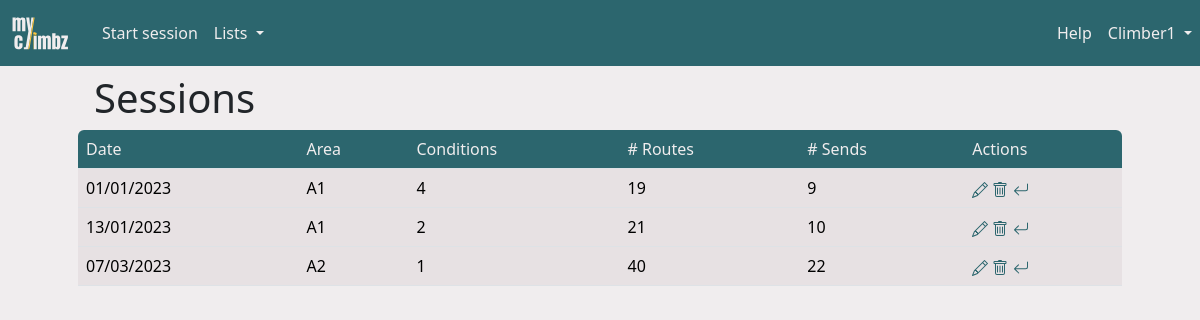
Screenshot of /sessions (signed in) with the database file from the repository.
### myclimbz/models/climber.py (models this page shows, shortened)
class Climber(db.Model, UserMixin):
    id = db.Column(db.Integer, primary_key=True)
    role = db.Column(db.Integer, nullable=False, default=0)
    email = db.Column(db.String(200), nullable=False, unique=True)
    password = db.Column(db.String(200), nullable=False)
    name = db.Column(db.String(200), nullable=False)
    birthdate = db.Column(db.Date, nullable=True)
    year_started_climbing = db.Column(db.Integer, nullable=True)
    height = db.Column(db.Integer, nullable=True)
    ape_index = db.Column(db.Integer, nullable=True)
    grade_scale = db.Column(db.String(10), nullable=False, default="font")
    sessions = db.relationship("Session", backref="climber", cascade="all, delete")
    opinions = db.relationship("Opinion", backref="climber", cascade="all, delete")
    routes = db.relationship("Route", backref="creator")
    sectors = db.relationship("Sector", backref="creator")
    areas = db.relationship("Area", backref="creator")
    projects = db.relationship(
        "Route",
        secondary=climber_projects,
        backref=db.backref("climbers", lazy="dynamic"),
    )

### myclimbz/models/session.py (models this page shows, shortened)
class Session(db.Model):
    __tablename__ = "climbing_session"
    id = db.Column(db.Integer, primary_key=True)
    date = db.Column(db.Date, nullable=False, default=datetime.now().date())
    conditions = Rating("conditions")
    comment = db.Column(db.Text)
    climbs = db.relationship("Climb", backref="session", cascade="all, delete")
    area_id = db.Column(db.Integer, db.ForeignKey("area.id"))
    climber_id = db.Column(db.Integer, db.ForeignKey("climber.id"))
    UniqueConstraint(date, area_id, climber_id, name="unique_session")

### myclimbz/models/area.py (models this page shows, shortened)
class Area(db.Model):
    id = db.Column(db.Integer, primary_key=True)
    name = db.Column(db.String(100), nullable=False, unique=True)
    comment = db.Column(db.Text)
    link = db.Column(db.String(300))
    created_by = db.Column(db.Integer, db.ForeignKey("climber.id"), nullable=False)
    rock_type_id = db.Column(db.Integer, db.ForeignKey("rock_type.id"))
    rock_type = db.relationship("RockType", backref="climbing_areas")
    sessions = db.relationship("Session", backref="area", cascade="all, delete")
    sectors = db.relationship("Sector", backref="area", cascade="all, delete")

### myclimbz/blueprints/sessions/routes.py (the view)
@sessions.route("/sessions")
def table_sessions() -> str:
    sessions = Session.query.filter_by(climber_id=current_user.id).all()
    return render("sessions.html", title="Sessions", sessions=sessions)

### myclimbz/models/climber.py (called while the page is built)
@login_manager.user_loader
def load_climber(climber_id: int) -> Climber:
    return Climber.query.get(int(climber_id))

### run.py (called while the page is built, shortened)
@app.before_request
def check_request_validity():
    if not request.endpoint:
        return
    elif request.endpoint == "climbers.login" or "static" in request.endpoint:
        return
    elif not current_user.is_authenticated:
        return redirect(url_for("climbers.login"))

### myclimbz/templates/sessions.html
{% extends "main.html" %}
{% block content %}
{% include "sessions_table.html" %}
{% endblock content %}

### myclimbz/templates/main.html (shortened to what this page needs)
<html>
<head>
    <link href="https://cdn.jsdelivr.net/npm/bootstrap@5.3.2/dist/css/bootstrap.min.css" rel="stylesheet"
>
    <link href="{{ url_for('static', filename='css/colors.css') }}" rel="stylesheet" type="text/css">
    <link rel="stylesheet" type="text/css" href="https://cdnjs.cloudflare.com/ajax/libs/noUiSlider/15.8.1/nouislider.css" />
    <link href="https://cdn.jsdelivr.net/npm/simple-datatables@latest/dist/style.css" rel="stylesheet" type="text/css">
</head>
<body>
    <nav class="navbar navbar-expand-lg">
        {% if not is_form %}
        <a class="navbar-brand" href="{{ url_for('home.page_home') }}" style="padding-left: 10px;">
            <img src="{{ url_for('static', filename='images/logo-transparent.svg') }}" width="60" height="40" class="d-inline-block align-top" alt="">
        </a>
        <div class="collapse navbar-collapse ps-2" id="navbarSupportedContent">
            <ul class="navbar-nav me-auto mb-2 mb-md-0">
                {% if open_session %}
                {% if not open_session.is_project_search %}
                <li><a id="add_videos" class="nav-link" href="{{ url_for('videos.add_videos') }}">Add videos</a></li>
                {% endif %}
                <li><a id="add_climb" class="nav-link" href="{{ url_for('climbs.add_climb') }}">Add climb</a></li>
                <li>
                    <a id="stop_session" class="nav-link" href="{{ url_for('sessions.stop_session') }}">
                        Stop
                        {% if open_session.is_project_search %}
                        project search
                        {% else %}
                        session
                        {% endif %}
                    </a>
                </li>
                {% else %}
                <li class="nav-item">
                    <a id="start_session" class="nav-link" href="{{ url_for('sessions.add_session') }}">Start session</a>
                </li>
                {% endif %}
                <li class="nav-item dropdown">
                    <a class="nav-link dropdown-toggle" href="#" role="button" data-bs-toggle="dropdown"
                        aria-expanded="false">
                        Lists
                    </a>
                </li>
            </ul>
            <ul class="navbar-nav ms-md-auto mb-2 mb-md-0">
                <li class="nav-item">
                    <a class="nav-link" href="{{ url_for('home.guide') }}">Help</a>
                </li>
                <li class="nav-item dropdown">
                    <a class="nav-link dropdown-toggle" href="#" role="button" data-bs-toggle="dropdown"
                        aria-expanded="false">
                        {{ username }}
                    </a>
                </li>
            </ul>
        </div>
        {% else %}
        <a class="navbar-brand" href="{{ url_for('home.cancel_form') }}" style="padding-left: 10px;">
            <img src="{{ url_for('static', filename='images/logo-transparent.svg') }}" width="60" height="40" class="d-inline-block align-top" alt="">
        </a>
        {% endif %}
    </nav>
    {%block content %}{% endblock %}
</body>
</html>

### myclimbz/templates/sessions_table.html (shortened to what this page needs)
<div class="container px-0 px-md-5">
    <h1 class="ms-3 mt-2">Sessions</h1>
    <table id="content_table" class="table table-hover" data-sort-col="0" data-sort-order="desc">
        <thead>
            <tr>
                <th data-type="date" data-format="DD/MM/YYYY">Date</th>
                <th>Area</th>
                <th>Conditions</th>
                <th># Routes</th>
                <th># Sends</th>
                {% if sessions[0].climber_id == user_id %}
                    <th data-sortable="false">Actions</th>
                {% endif %}
            </tr>
        </thead>
        <tbody>
            {% for session in sessions %}
            {% set onclick = "window.location=\"" + url_for('sessions.page_session', session_id=session.id) + "\"" %}
            <tr>
                <td onclick={{ onclick }}>{{ session.date.strftime('%d/%m/%Y') }}</td>
                <td onclick={{ onclick }}>{{ session.area.name }}</td>
                <td onclick={{ onclick }}>{{ session.conditions }}</td>
                <td onclick={{ onclick }}>{{ session.climbs|length }}</td>
                <td onclick={{ onclick }}>{{ session.climbs|map(attribute='sent')|sum }}</td>
                {% if session.climber_id == user_id %}
                    <td>
                        <a href="{{ url_for('sessions.edit_session', session_id=session.id) }}">
                        </a>
                        <a href="{{ url_for('sessions.delete_session', session_id=session.id) }}" onclick="return confirm('Are you sure you want to delete this session?');">
                        </a>
                        {% if not open_session %}
                        <a href="{{ url_for('sessions.reopen_session', session_id=session.id) }}">
                        </a>
                        {% endif %}
                    </td>
                {% endif %}
            </tr>
            {% endfor %}
        </tbody>
    </table>
</div>

### myclimbz/static/css/colors.css (style rules this page uses)
:root { --color-yellow: #FFC53D; --color-yellow-100: #fff0c6; --color-yellow-200: #ffdf88; --color-yellow-300: #FFC53D; --color-yellow-400: #ffb320; --color-yellow-500: #f98f07; --color-yellow-600: #dd6902; --color-yellow-700: #b74806; --color-yellow-800: #94360c; --color-yellow-900: #7a2e0d; --color-yellow-950: #461602; --color-green: #2C666E; --color-green-50: #f1faf9; --color-green-100: #daf3f3; --color-green-200: #bae6e7; --color-green-300: #8ad4d6; --color-green-400: #53b9bd; --color-green-500: #379da3; --color-green-600: #318089; --color-green-700: #2C666E; --color-green-800: #2c575e; --color-green-900: #284a51; --color-green-950: #163036; --color-white: #F0EDEE; --color-white-50: #f9f7f8; --color-white-100: #F0EDEE; --color-white-200: #e7e1e3; --color-white-300: #d5cccf; --color-white-400: #bbaeb2; --color-white-500: #a29197; --color-white-600: #8a787e; --color-white-700: #726368; --color-white-800: #605458; --color-white-900: #53494c; --color-white-950: #2a2527; --color-gray: #6c757d; --color-black: #0A090C; }
body { background-color: var(--color-white); }
a { text-decoration: none; color: var(--color-green); }
.navbar { background-color: var(--color-green); color: var(--color-white); }
.navbar-brand { color: var(--color-yellow); }
.nav-link, .nav-link:focus { color: var(--color-white); }
.table thead th:first-child { border-top-left-radius: var(--bs-border-radius); }
.table thead th:last-child { border-top-right-radius: var(--bs-border-radius); }
.table td { background-color: var(--color-white-200); }
.table thead { background-color: var(--color-green); color: var(--color-white); font-weight: normal; }
.table thead th { background-color: transparent; color: inherit; font-weight: normal; }

### rows the page displays
Climber: name "Climber1"
Session: date "01/01/2023", area.name "A1", conditions "4", climbs|length "19", climbs|map "9"
Session: date "13/01/2023", area.name "A1", conditions "2", climbs|length "21", climbs|map "10"
Session: date "07/03/2023", area.name "A2", conditions "1", climbs|length "40", climbs|map "22"
